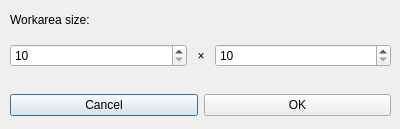
<?xml version="1.0" encoding="UTF-8"?>
<ui version="4.0">
 <class>DocumentOptionsDialog</class>
 <widget class="QDialog" name="DocumentOptionsDialog">
  <property name="geometry">
   <rect>
    <x>0</x>
    <y>0</y>
    <width>400</width>
    <height>129</height>
   </rect>
  </property>
  <property name="windowTitle">
   <string>Document options</string>
  </property>
  <widget class="QWidget" name="horizontalLayoutWidget">
   <property name="geometry">
    <rect>
     <x>10</x>
     <y>40</y>
     <width>381</width>
     <height>31</height>
    </rect>
   </property>
   <layout class="QHBoxLayout" name="dimensionsLayout">
    <item>
     <widget class="QSpinBox" name="widthSpinner">
      <property name="minimum">
       <number>10</number>
      </property>
      <property name="maximum">
       <number>9000</number>
      </property>
      <property name="value">
       <number>10</number>
      </property>
     </widget>
    </item>
    <item>
     <widget class="QLabel" name="timesLabelSpinner">
      <property name="sizePolicy">
       <sizepolicy hsizetype="Minimum" vsizetype="Minimum">
        <horstretch>0</horstretch>
        <verstretch>0</verstretch>
       </sizepolicy>
      </property>
      <property name="maximumSize">
       <size>
        <width>16</width>
        <height>16777215</height>
       </size>
      </property>
      <property name="text">
       <string>×</string>
      </property>
      <property name="alignment">
       <set>Qt::AlignCenter</set>
      </property>
     </widget>
    </item>
    <item>
     <widget class="QSpinBox" name="heightSpinner">
      <property name="minimum">
       <number>10</number>
      </property>
      <property name="maximum">
       <number>9000</number>
      </property>
     </widget>
    </item>
   </layout>
  </widget>
  <widget class="QWidget" name="horizontalLayoutWidget_2">
   <property name="geometry">
    <rect>
     <x>10</x>
     <y>90</y>
     <width>381</width>
     <height>31</height>
    </rect>
   </property>
   <layout class="QHBoxLayout" name="buttonsLayout">
    <item>
     <widget class="QPushButton" name="cancelButton">
      <property name="text">
       <string>Cancel</string>
      </property>
     </widget>
    </item>
    <item>
     <widget class="QPushButton" name="okButton">
      <property name="text">
       <string>OK</string>
      </property>
     </widget>
    </item>
   </layout>
  </widget>
  <widget class="QLabel" name="workAreaSizeLabel">
   <property name="geometry">
    <rect>
     <x>10</x>
     <y>10</y>
     <width>381</width>
     <height>20</height>
    </rect>
   </property>
   <property name="text">
    <string>Workarea size:</string>
   </property>
  </widget>
 </widget>
 <resources/>
 <connections/>
</ui>
